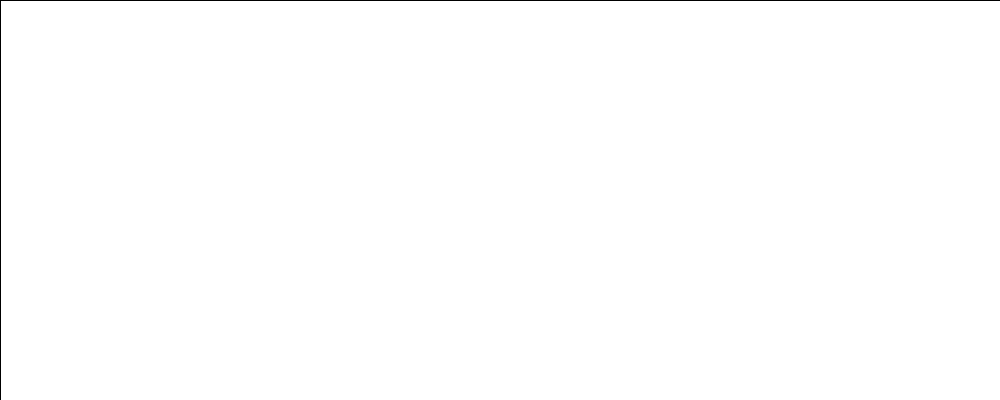
Frame 1 (no input)
Frame 60 (the mouse pressed at the canvas centre just before this capture): identical to frame 1, image omitted
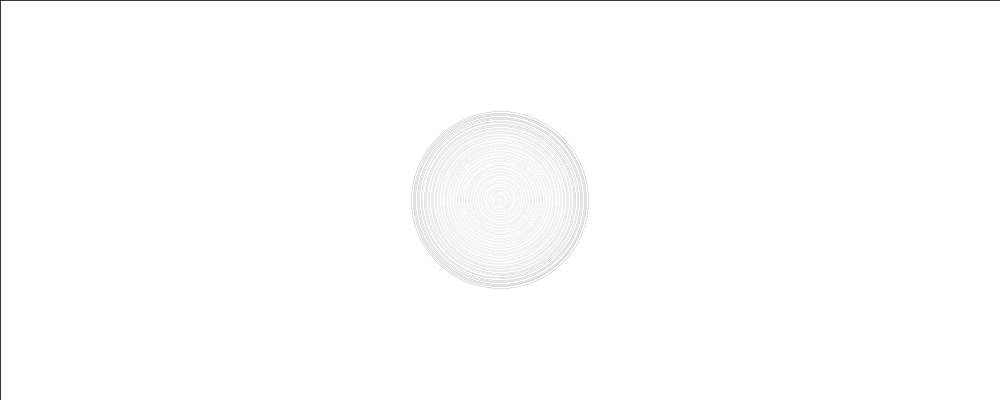
Frame 120 (the mouse held since frame 60 and released just before this capture)

The Processing sketch that drew these frames (run headless with seeded random() and noise(); from frame 60 on, the mouse is pressed at the canvas centre):

// Processing sketch: processing_154110
// ── processing_154110.pde

Ripple[] r = new Ripple[10];

int t = 0;
int ripplePtr=0;
void setup() {
  size(1000, 400);
  background(255);
  smooth();
}

void draw() {
  t++;

  fill(255, 255, 255, 10);
  rect(0, 0, width, height);

  for (int i=0;i<r.length;i++) {
    if (r[i] !=null) {
      r[i].render();
    }
  }

  if (t==1000) {
    t=0;
    newRipple(random(0, width), random(0, height));
  }
}

void mousePressed() {
  t=0;
  newRipple(mouseX, mouseY);
}

void newRipple(float x, float y) {
  if (ripplePtr > r.length-2) {
    ripplePtr=0;
  }
  else {
    ripplePtr++;
  }
  r[ripplePtr]=new Ripple(x, y, 0);
}

class Ripple {
  float x=0;
  float y=0;
  float d=0;
  float a=3;
  float aInc=0;
  color c;

  public Ripple(
  float x, 
  float y, 
  float d
    ) {
    this.x=x;
    this.y=y;
    this.d=d;
    aInc = 0.01;//random(0, .01);
    a = random(2,4);
  }


  public void render() {
    noFill();
    stroke(50, 50, 50, map(a, 0, 10, 255, 0));
    stroke(c);
    strokeWeight( 0.1 );
    ellipse(x, y, d, d);

    d+=(a-=aInc);
    
    
  }
}
